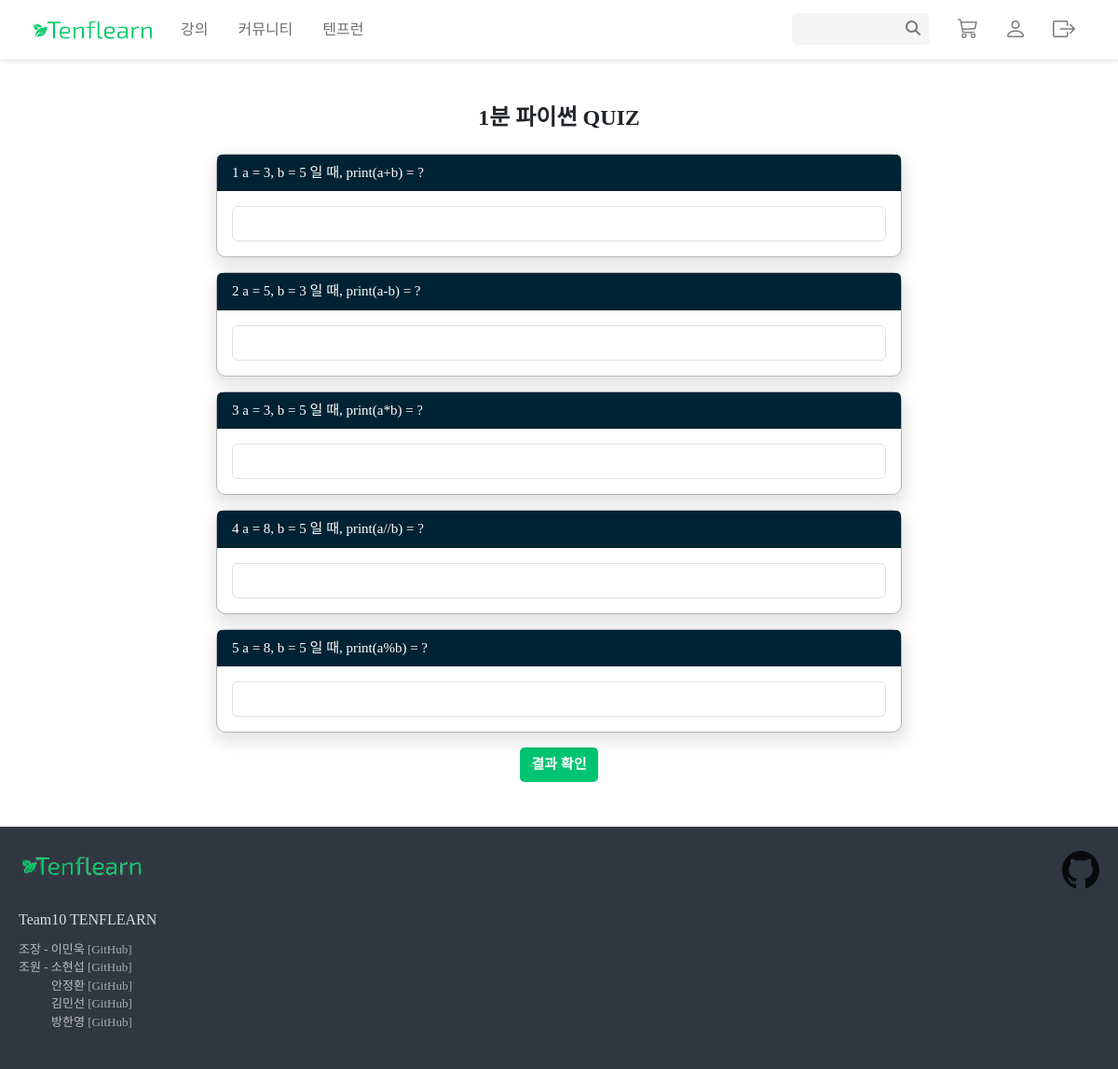
The app's page /course/1/quiz/4/ (signed in) with its own data.
### courses/models.py (models this page shows)
class Quiz(models.Model):
    course = models.ForeignKey(Course, on_delete=models.CASCADE, related_name='quizzes')
    quiz_title = models.CharField(max_length=100)
    created_by = models.ForeignKey(settings.AUTH_USER_MODEL, on_delete=models.CASCADE)

class QnA(models.Model):
    quiz = models.ForeignKey(Quiz, on_delete=models.CASCADE, related_name='questions')
    question_text = models.TextField()
    answer_text = models.TextField()

### courses/views.py (the view, shortened to what this page needs)
# urls.py: path('course/<int:course_pk>/quiz/<int:quiz_pk>/', views.quiz, name='quiz'),
@login_required
def quiz(request, course_pk, quiz_pk):
    quiz = Quiz.objects.get(pk=quiz_pk)
    questions = quiz.questions.all()
    context = {
        'course_pk':course_pk,
        "quiz": quiz,
        "questions": questions,
    }
    return render(request, "courses/course_quiz.html", context)

### courses/templates/courses/course_quiz.html (shortened to what this page needs)
{% extends 'base.html' %}
{% load static %}
{% block content %}
<link rel="stylesheet" type="text/css" href="{% static 'courses/css/course_quiz.css' %}">
<div class="container py-5">
    <div class="row justify-content-center">
        <div class="col-md-8">
            <h2 class="mb-4 text-center quiz-title">{{ quiz.quiz_title }}</h2>
            <form method="POST">
                {% for question in questions %}
                <div class="card mb-3">
                    <div class="card-header">{{ forloop.counter }} {{ question.question_text }}</div>
                    <div class="card-body">
                        <div class="form-group">
                            <input type="text" name="{{ question.id }}" class="form-control" required>
                        </div>
                    </div>
                </div>
                {% endfor %}
                <div class="text-center">
                    <button type="submit" class="btn result-btn">결과 확인</button>
                </div>
            </form>
        </div>
    </div>
</div>
{% endblock content %}

### static/courses/css/course_quiz.css (style rules this page uses)
.result-btn { background-color: rgb(0 196 113); border-radius: 5px; color: white; font-size: 15px; font-weight: bold; }
.quiz-title { font-weight: 600; font-size: 1.5rem; }
.card { border: 1px solid rgb(180 180 180); background-color: white; border-radius: 10px; box-shadow: 1px 7px 15px 4px rgba(0,0,0,0.1); transition: transform 0.3s ease; }
.card-header { background-color: rgb(0 35 51); color: white; font-size: 15px; font-weight: 400; }

### records on screen
Quiz: quiz_title "1분 파이썬 QUIZ"
QnA: question_text "a = 3, b = 5 일 때, print(a+b) = ?"
QnA: question_text "a = 5, b = 3 일 때, print(a-b) = ?"
QnA: question_text "a = 3, b = 5 일 때, print(a*b) = ?"
QnA: question_text "a = 8, b = 5 일 때, print(a//b) = ?"
QnA: question_text "a = 8, b = 5 일 때, print(a%b) = ?"
